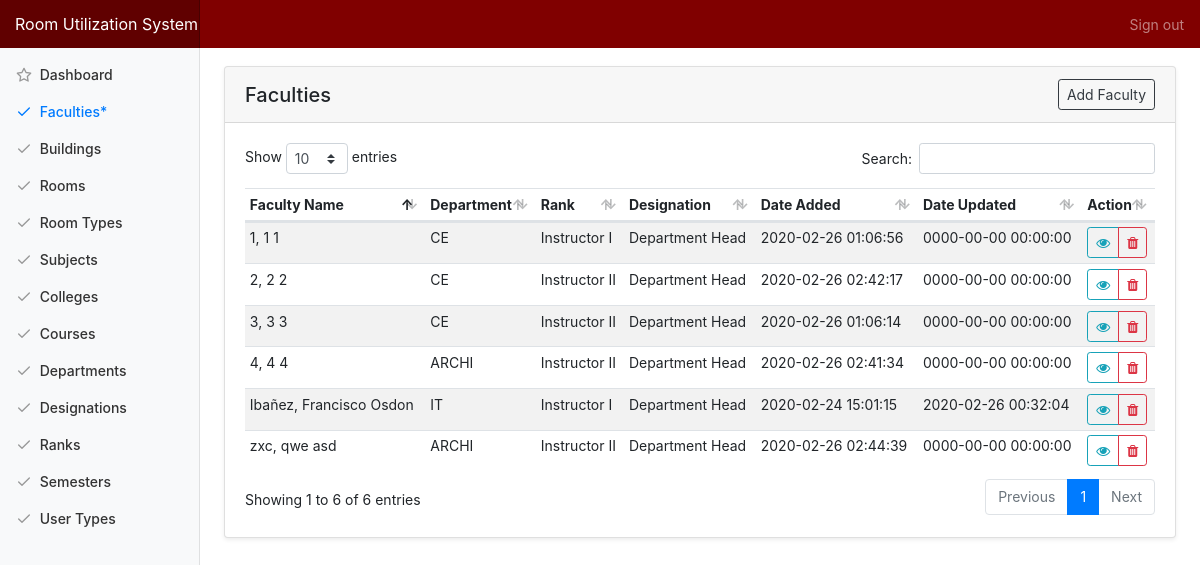
Before: /index.php/admin/faculty with the older database file.
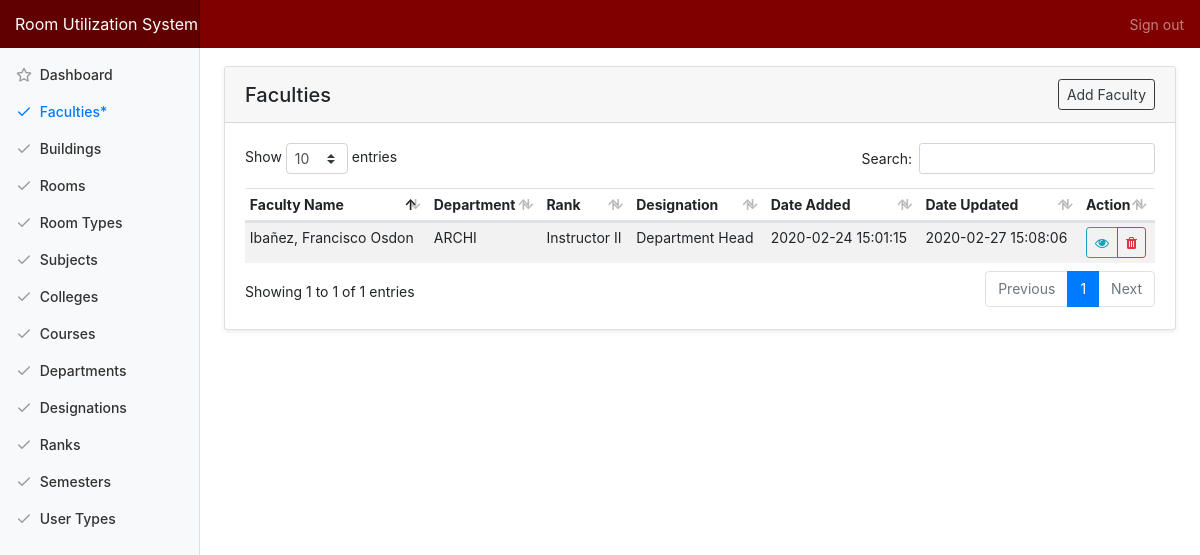
After: the same page with the newer database file.
### tables this page shows
CREATE TABLE `tbl_faculty` (
  `faculty_id` int(10) NOT NULL,
  `identification` varchar(20) NOT NULL,
  `f_name` varchar(50) NOT NULL,
  `m_name` varchar(50) NOT NULL,
  `l_name` varchar(50) NOT NULL,
  `suffix_name` varchar(50) NOT NULL,
  `ext_name` varchar(50) NOT NULL,
  `contact_no` varchar(50) NOT NULL,
  `email` varchar(50) NOT NULL,
  `birth_date` varchar(50) NOT NULL,
  `address` varchar(50) NOT NULL,
  `image_src` varchar(255) NOT NULL DEFAULT 'avatar.png',
  `department_id` int(11) NOT NULL,
  `rank_id` int(11) NOT NULL,
  `designation_id` int(11) NOT NULL,
  `faculty_added` datetime NOT NULL DEFAULT CURRENT_TIMESTAMP,
  `faculty_modified` datetime NOT NULL DEFAULT '0000-00-00 00:00:00' ON UPDATE CURRENT_TIMESTAMP
);

CREATE TABLE `tbl_department` (
  `department_id` int(10) NOT NULL,
  `college_id` int(11) NOT NULL,
  `department_name` varchar(255) NOT NULL,
  `department_added` datetime NOT NULL DEFAULT CURRENT_TIMESTAMP,
  `department_modified` datetime NOT NULL DEFAULT '0000-00-00 00:00:00' ON UPDATE CURRENT_TIMESTAMP
);

CREATE TABLE `tbl_rank` (
  `rank_id` int(11) NOT NULL,
  `rank_type` varchar(50) NOT NULL,
  `rank_added` datetime NOT NULL,
  `rank_modified` datetime NOT NULL
);

CREATE TABLE `tbl_designation` (
  `designation_id` int(11) NOT NULL,
  `designation_name` varchar(150) NOT NULL,
  `regular_unit` int(11) NOT NULL,
  `designation_added` datetime NOT NULL DEFAULT CURRENT_TIMESTAMP,
  `designation_modified` datetime NOT NULL DEFAULT '0000-00-00 00:00:00' ON UPDATE CURRENT_TIMESTAMP
);

### application/controllers/Admin.php (called while the page is built, shortened)
<?php
class Admin extends CI_Controller {
	public function faculty(){
		$data['title'] = "Faculties";
		$data['faculties'] = $this->main_model->getFaculties();
		$this->load->view('templates/header', $data);
		$this->load->view('admin/faculty');
		$this->load->view('templates/footer');
	}
}

### index.php (called while the page is built, shortened)
<?php
require_once BASEPATH.'core/CodeIgniter.php';

### application/models/Main_model.php (called while the page is built, shortened)
<?php defined('BASEPATH') OR exit('No direct script access allowed');
Class Main_model extends CI_Model{
	public function getFaculties(){
		return $this->db->join('tbl_department', 'tbl_department.department_id=tbl_faculty.department_id')->join('tbl_rank', 'tbl_rank.rank_id=tbl_faculty.rank_id')->join('tbl_designation', 'tbl_designation.designation_id=tbl_faculty.designation_id')->get('tbl_faculty')->result_array();
	}
}

### application/views/admin/faculty.php (the view, shortened to what this page needs)
<div class="container-fluid">
  <div class="row">
    <main role="main" class="col-md-9 ml-sm-auto col-lg-10 pt-4 px-4 mb-3">
      <div class="card shadow-sm">
			  <h5 class="card-header d-flex justify-content-between align-items-center">
          <?=$title?>
          <a href="<?=base_url('admin/faculty_add')?>" class="btn btn-outline-dark btn-sm">Add Faculty</a>
        </h5>
			  <div class="card-body">
          <table class="table table-striped table-hover table-sm">
            <thead>
              <tr>
                <th>Faculty Name</th>
                <th>Department</th>
                <th>Rank</th>
                <th>Designation</th>
                <th>Date Added</th>
                <th>Date Updated</th>
                <th>Action</th>
              </tr>
            </thead>
            <tbody>
              <?php foreach ($faculties as $row) {?>
              <tr>
                <td><?=$row['l_name']?>, <?=$row['f_name']?> <?=$row['m_name']?></td>
                <td><?=$row['department_name']?></td>
                <td><?=$row['rank_type']?></td>
                <td><?=$row['designation_name']?></td>
                <td><?=$row['faculty_added']?></td>
                <td><?=$row['faculty_modified']?></td>
                <td>
                  <div class="btn-group" role="group">
                    <a href="<?=base_url('admin/faculty_view/'.$row['faculty_id']) ?>" class="btn btn-sm btn-outline-info action-btn" data-toggle="tooltip" data-placement="top" title="View Faculty">
                      <span class="fa fa-eye"></span>
                    </a>
                    <a href="#" id="<?=base_url('admin/delete/faculty/'.$row['faculty_id'].'/'.$row['image_src'])?>" class="btn btn-sm btn-outline-danger action-btn delete" data-toggle="tooltip" data-placement="top" title="Delete Faculty">
                      <span class="fa fa-trash"></span>
                    </a>
                  </div>
                </td>
              </tr>
              <?php } ?>
            </tbody>
          </table>
			  </div>
			</div>
   </main>
  </div>
</div>

Changed rows visible on the page:
removed tbl_faculty: l_name "3", f_name "3", m_name "3", department.department_name "CE", rank.rank_type "Instructor II", designation.designation_name "Department Head", faculty_added "2020-02-26 01:06:14", faculty_modified "0000-00-00 00:00:00"
removed tbl_faculty: l_name "1", f_name "1", m_name "1", department.department_name "CE", rank.rank_type "Instructor I", designation.designation_name "Department Head", faculty_added "2020-02-26 01:06:56", faculty_modified "0000-00-00 00:00:00"
removed tbl_faculty: l_name "4", f_name "4", m_name "4", department.department_name "ARCHI", rank.rank_type "Instructor II", designation.designation_name "Department Head", faculty_added "2020-02-26 02:41:34", faculty_modified "0000-00-00 00:00:00"
removed tbl_faculty: l_name "2", f_name "2", m_name "2", department.department_name "CE", rank.rank_type "Instructor II", designation.designation_name "Department Head", faculty_added "2020-02-26 02:42:17", faculty_modified "0000-00-00 00:00:00"
removed tbl_faculty: l_name "zxc", f_name "qwe", m_name "asd", department.department_name "ARCHI", rank.rank_type "Instructor II", designation.designation_name "Department Head", faculty_added "2020-02-26 02:44:39", faculty_modified "0000-00-00 00:00:00"
changed tbl_faculty "Ibañez": department.department_name "IT" → "ARCHI"; rank.rank_type "Instructor I" → "Instructor II"; faculty_modified "2020-02-26 00:32:04" → "2020-02-27 15:08:06"
Other visible differences:
text written by a page script: "Show entries Search: Showing 1 to 6 of 6 entries Previous 1 Next" → "Show entries Search: Showing 1 to 1 of 1 entries Previous 1 Next"
